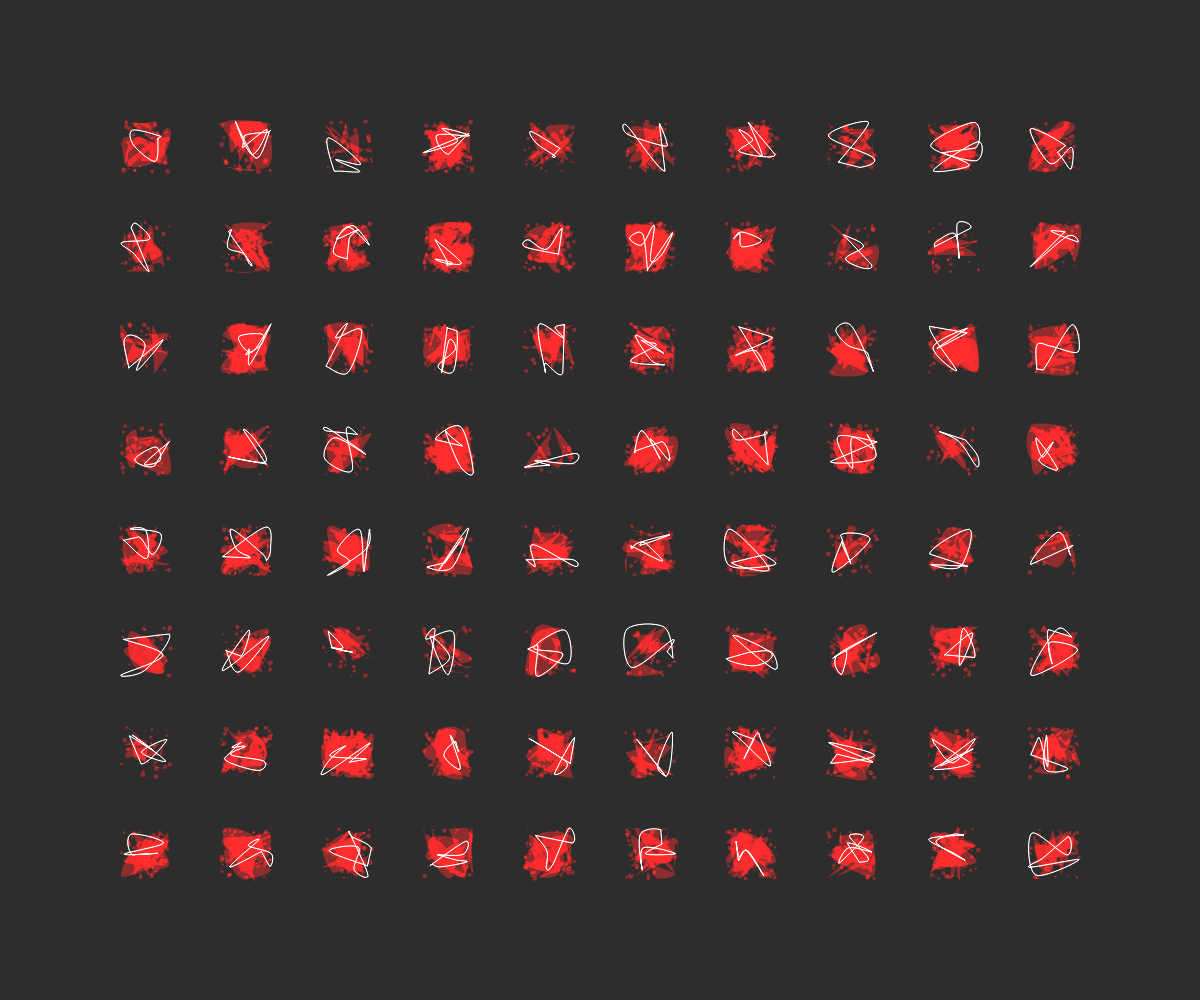
Frame 1 (no input)
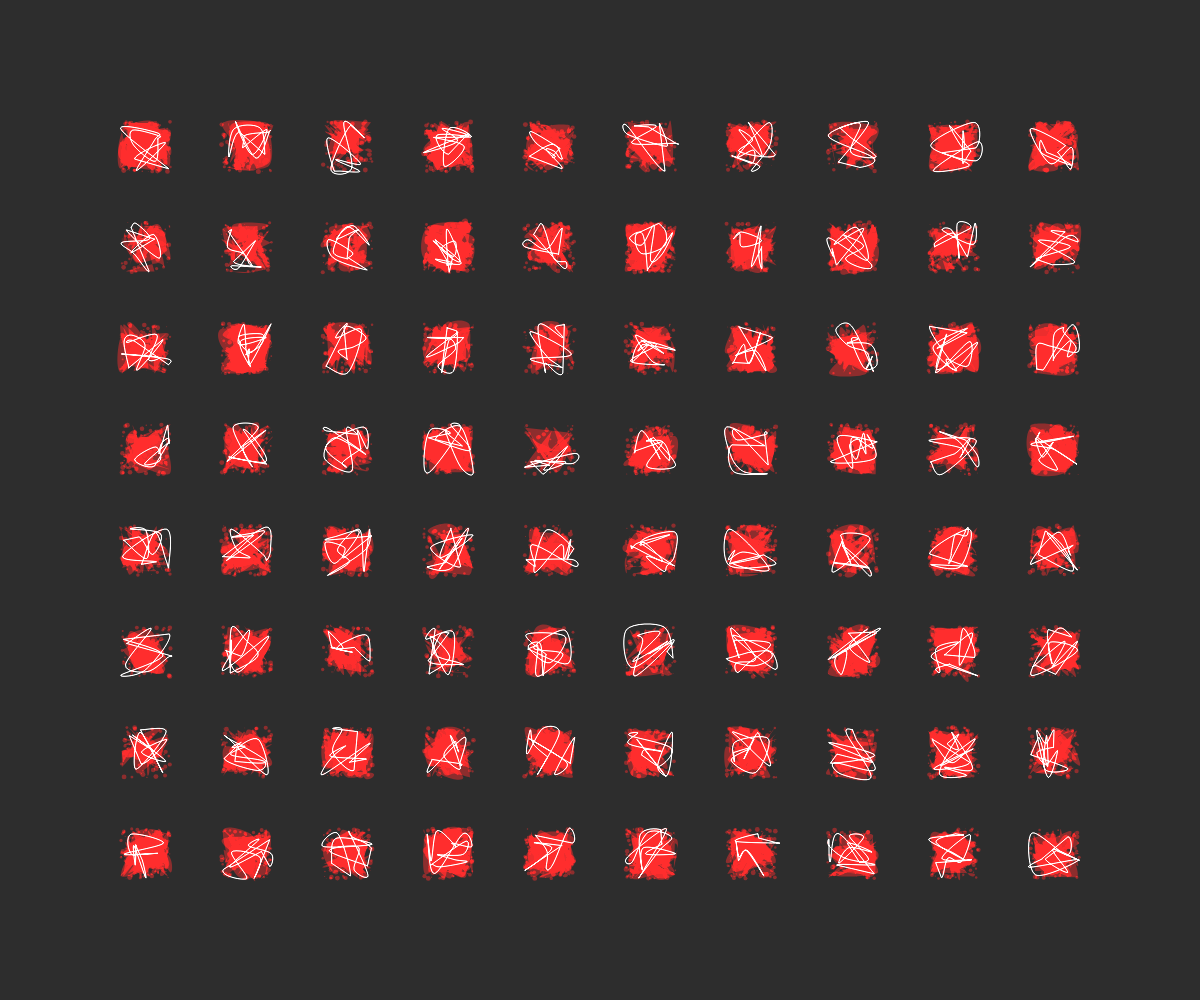
Frame 2 (the mouse pressed at the canvas centre, redrawn once)

The p5.js sketch that drew these frames (run headless with seeded random() and noise() and a simulated clock; the mouse was pressed at the canvas centre and the sketch redrawn once):

// p5.js sketch
// ── sketch.js

function setup() {
  createCanvas(windowWidth, windowHeight);
  noLoop(); 
  background(45);
}




function draw() {

  //"vermetti" bianchi
  noFill();
  stroke(255); 
  strokeWeight(1);
  blendMode(ADD); 

  let padding = 51; // Padding tra i glifi
  let glifoWidth = 50; // Larghezza di ogni glifo
  
  let glifiRow = floor((windowWidth - 2 * padding) / (glifoWidth + padding));//quanti glifi per riga
  let glifiCol = floor((windowHeight - 2 * padding) / (glifoWidth + padding));//quanti glifi per colonna

  // larghezza altezza totali dell'"insieme" dei glifi
  let totalWidth = glifiRow * (glifoWidth + padding) - padding;
  let totalHeight = glifiCol * (glifoWidth + padding) - padding;

  // la posizione iniziale per poter centrare il tutto, quindi tutta la finestra meno l'ingombro dei glifi, diviso 2 (i due lati)
  let startX = (windowWidth - totalWidth) / 2;
  let startY = (windowHeight - totalHeight) / 2;


  // Cicli per disegnare i glifi in una griglia
  for (let i = 0; i < glifiCol; i++) {
    for (let j = 0; j < glifiRow; j++) {
      let x = startX + j * (glifoWidth + padding);
      let y = startY + i * (glifoWidth + padding);





      //TRASFORMAZIONE (con chiamata alla funzione drawGlifi)


      push();//salva lo stato corrente della trasformazione. Ora può avvenire la modifica.

      translate(x, y);//viene applicata una traslazione dall'origine del sistema di coordinate

      drawGlifi((random(3, 9)), /*viene generato un numero casuale tra 3 e 7 (rosso) con la dimensione di*/ glifoWidth, (random(4, 8))); //"vermetti" bianchi

      pop();//Questo comando ripristina lo stato della trasformazione precedentemente salvato da push(). Tutte le trasformazioni fatte dopo la chiamata a push() vengono annullate, e si torna allo stato originale.
    }
  }
}








//tre parametri: numGlifi (numero di glifi da disegnare), side (dimensione dell'area in cui disegnare i punti), e points (numero di punti per ogni glifo).
 // con il ciclo for chiama la funzione Glifi un numero numGlifi di volte.

function drawGlifi(numGlifi = 3, side = 10, points = 20) {
  for (let n = 0; n < numGlifi; n++) {
    Glifi(side, points);
  }
}



function Glifi(side = 50, points = 20) {
  beginShape(); //inizia una nuova forma
  for (let p = 0; p < points; p++) {
    let x = random(side);
    let y = random(side);
    curveVertex(x, y);
  }
  endShape(CLOSE); //chiude la forma
  
  drawDots(side); 
}


//disegna i puntini in dimensioni e posizioni randomiche
function drawDots(side) {
  let numDots = (random(4, 10)); 
  fill(255, 0, 0, 96); // Colore rosso con alfa (per renderlo semitrasparente)
  noStroke();
  

  for (let d = 0; d < numDots; d++) {
    let dotX = random(side);
    let dotY = random(side);
    let dotSize = random(0.5, 5); 
    ellipse(dotX, dotY, dotSize, dotSize); // Disegna un puntino con dimensione variabile
  }
}





function windowResized() {
  resizeCanvas(windowWidth, windowHeight);
  draw(); 
}
